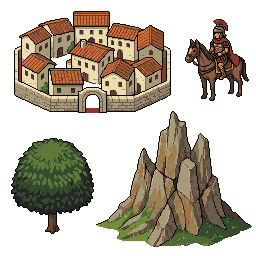
#> input picture build/art/italia96/sheet_00/run01/01_raw.png, 256 x 256 px, found by its file name
$ python tile2x2.py build/art/grass/run01/01_raw.png build/art/grass/run01/01_96.png
#> lines starting #> are read from the running program, lines starting #| are printed output that depends on the picture
#!/usr/bin/env python3
"""Lay a 48x48 seamless tile 2x2 into the 96x96 pack tile (ART-PIPELINE, base terrain).

    python3 tools/tile2x2.py build/art/grass/run01/01_raw.png build/art/grass/run01/01_96.png
"""
import sys
from PIL import Image
src = Image.open(sys.argv[1]).convert("RGBA")
#> src is the input picture: PIL image 256x256 RGBA; mean R, G, B, A 153.8, 92.1, 64.6, 119.9
w, h = src.size
#> w = 256; h = 256
out = Image.new("RGBA", (w * 2, h * 2))
#> out: PIL image 512x512 RGBA; every value is 0
for y in (0, h):
    for x in (0, w):
        out.paste(src, (x, y))
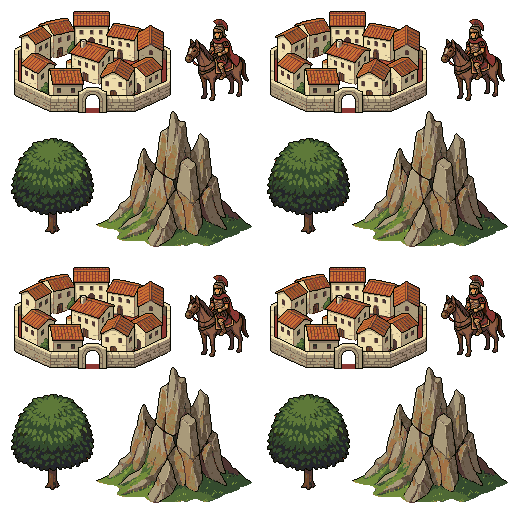
#> out: PIL image 512x512 RGBA; mean R, G, B, A 153.8, 92.1, 64.6, 119.9; transparent parts drawn white
out.save(sys.argv[2])
print(sys.argv[2], out.size)
#| build/art/grass/run01/01_96.png (512, 512)
